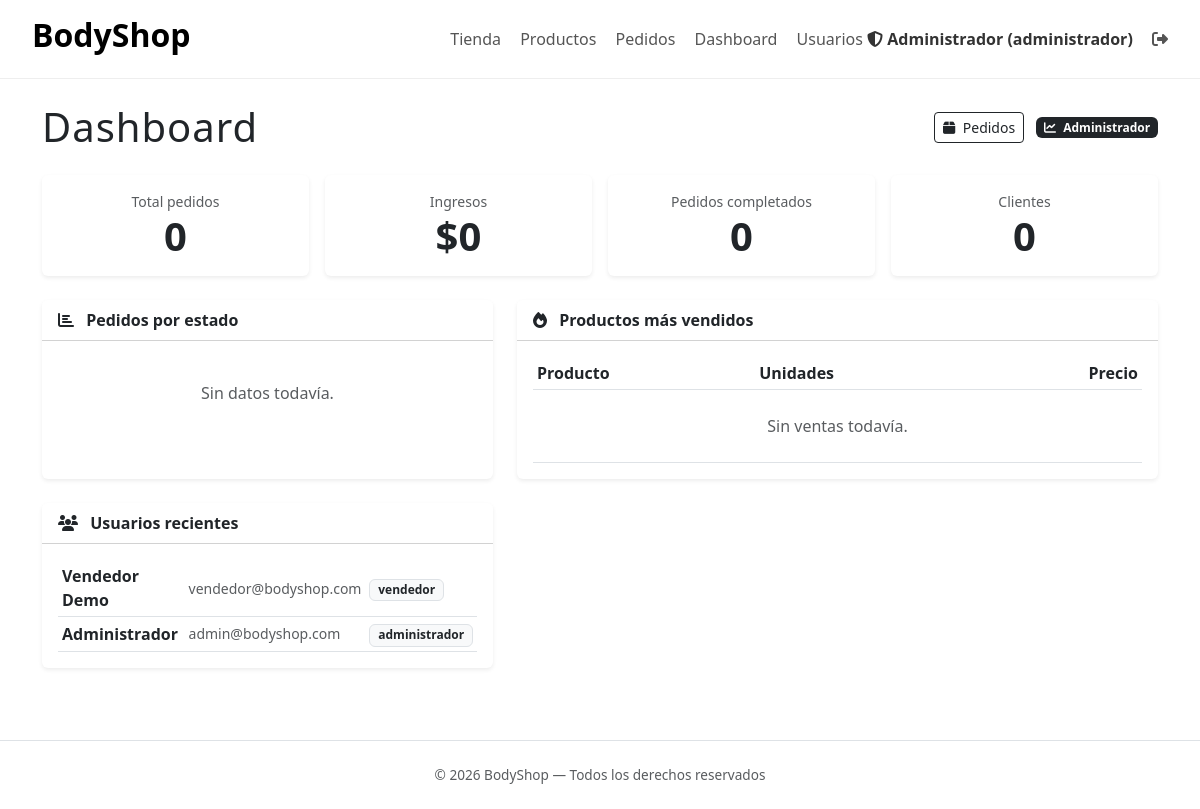
Page /?c=AdminPedido&m=dashboard (signed in) on the committed database.
### tables this page shows
CREATE TABLE `usuarios` (
  `id` int(11) NOT NULL AUTO_INCREMENT,
  `nombre` varchar(120) NOT NULL,
  `email` varchar(160) NOT NULL,
  `password_hash` varchar(255) NOT NULL,
  `rol` enum('usuario','vendedor','administrador') NOT NULL DEFAULT 'usuario',
  `activo` tinyint(1) NOT NULL DEFAULT 1,
  `created_at` timestamp NULL DEFAULT CURRENT_TIMESTAMP,
  `updated_at` timestamp NULL DEFAULT CURRENT_TIMESTAMP ON UPDATE CURRENT_TIMESTAMP,
  PRIMARY KEY (`id`),
  UNIQUE KEY `uq_usuarios_email` (`email`)
);

### controllers/AdminPedidoController.php (called while the page is built, shortened)
<?php
require_once BASE_PATH . '/core/Auth.php';
require_once BASE_PATH . '/core/Security.php';
require_once BASE_PATH . '/repositories/PedidoRepository.php';
require_once BASE_PATH . '/repositories/UsuarioRepository.php';
class AdminPedidoController
{
    private PedidoRepository $repo;
    public function __construct()
    {
        $this->repo = new PedidoRepository();
    }
    public function dashboard()
    {
        $metricas = $this->repo->metricas();
        $masVendidos = $this->repo->masVendidos();
        $usuariosRecientes = (new UsuarioRepository())->all();
        $usuariosRecientes = array_slice($usuariosRecientes, 0, 5);
        require BASE_PATH . '/views/admin/dashboard.php';
    }
}

### core/Router.php (called while the page is built, shortened)
<?php
class Router
{
    public function run()
    {
        $method     = $_GET['m'] ?? 'index';
        $instance = new $controllerClass();
        call_user_func([$instance, $method]);
    }
}

### index.php (called while the page is built, shortened)
<?php
$router = new Router();
$router->run();

### core/Auth.php (called while the page is built, shortened)
<?php
class Auth
{
    public static function rol(): ?string
    {
        return $_SESSION['user_rol'] ?? null;
    }
}

### config/Database.php (called while the page is built)
<?php
class Database
{
    private static ?PDO $db = null;
    public static function getConexion(): PDO
    {
        if (self::$db === null) {
            $host = getenv('DB_HOST') ?: 'db';
            $dbname = getenv('DB_NAME') ?: 'bodyshop';
            $user = getenv('DB_USER') ?: 'root';
            $pass = getenv('DB_PASS') ?: 'root';
            self::$db = new PDO(
                "mysql:host=$host;dbname=$dbname;charset=utf8mb4",
                $user,
                $pass,
                [PDO::ATTR_ERRMODE => PDO::ERRMODE_EXCEPTION]
            );
        }
        return self::$db;
    }
}

### repositories/PedidoRepository.php (called while the page is built, shortened)
<?php
require_once __DIR__ . '/../config/Database.php';
class PedidoRepository
{
    private PDO $db;
    public function __construct()
    {
        $this->db = Database::getConexion();
    }
    public function metricas(): array
    {
        $stmt = $this->db->query(
            "SELECT COUNT(*) AS total_pedidos,
                    COALESCE(SUM(CASE WHEN estado != 'cancelado' THEN total ELSE 0 END), 0) AS ingresos,
                    COUNT(DISTINCT usuario_id) AS clientes,
                    COUNT(DISTINCT CASE WHEN estado != 'cancelado' AND estado != 'pendiente' THEN id END) AS completados
             FROM pedidos"
        );
        $metricas = $stmt->fetch(PDO::FETCH_ASSOC);
        $stmtEstado = $this->db->query(
            "SELECT estado, COUNT(*) AS cantidad FROM pedidos GROUP BY estado"
        );
        $metricas['por_estado'] = $stmtEstado->fetchAll(PDO::FETCH_ASSOC);
        return $metricas;
    }
}

### repositories/UsuarioRepository.php (called while the page is built, shortened)
<?php
require_once __DIR__ . '/../config/Database.php';
class UsuarioRepository
{
    private PDO $db;
    public function __construct()
    {
        $this->db = Database::getConexion();
    }
    public function all(): array
    {
        $stmt = $this->db->query("SELECT id, nombre, email, rol, activo, created_at FROM usuarios ORDER BY id DESC");
        return $stmt->fetchAll(PDO::FETCH_ASSOC);
    }
}

### core/Security.php (called while the page is built, shortened)
<?php
class Security
{
    public static function escape($valor): string
    {
        return htmlspecialchars((string)$valor, ENT_QUOTES, 'UTF-8');
    }
}

### views/admin/dashboard.php (the view, shortened to what this page needs)
<?php require BASE_PATH . '/views/layouts/header.php'; ?>
<div class="container py-4">
    <div class="d-flex justify-content-between align-items-center mb-4">
        <h1 class="fw-light mb-0" style="letter-spacing:1px;">Dashboard</h1>
        <div>
            <a href="/?c=AdminPedido&m=index" class="btn btn-outline-dark btn-sm"><i class="fas fa-box me-1"></i> Pedidos</a>
            <span class="badge bg-dark ms-2"><i class="fas fa-chart-line me-1"></i> <?= Auth::rol() === Auth::ROL_ADMIN ? 'Administrador' : 'Vendedor' ?></span>
        </div>
    </div>
    <div class="row g-3 mb-4">
        <div class="col-6 col-lg-3">
            <div class="card border-0 shadow-sm text-center py-3">
                <div class="text-muted small">Total pedidos</div>
                <div class="display-6 fw-bold"><?= number_format($metricas['total_pedidos']) ?></div>
            </div>
        </div>
        <div class="col-6 col-lg-3">
            <div class="card border-0 shadow-sm text-center py-3">
                <div class="text-muted small">Ingresos</div>
                <div class="display-6 fw-bold">$<?= number_format($metricas['ingresos']) ?></div>
            </div>
        </div>
        <div class="col-6 col-lg-3">
            <div class="card border-0 shadow-sm text-center py-3">
                <div class="text-muted small">Pedidos completados</div>
                <div class="display-6 fw-bold"><?= number_format($metricas['completados']) ?></div>
            </div>
        </div>
        <div class="col-6 col-lg-3">
            <div class="card border-0 shadow-sm text-center py-3">
                <div class="text-muted small">Clientes</div>
                <div class="display-6 fw-bold"><?= number_format($metricas['clientes']) ?></div>
            </div>
        </div>
    </div>
    <div class="row g-4">
        <div class="col-lg-5">
            <div class="card border-0 shadow-sm h-100">
                <div class="card-header bg-white"><strong><i class="fas fa-chart-bar me-2"></i> Pedidos por estado</strong></div>
                <div class="card-body">
                    <?php if (empty($metricas['por_estado'])): ?>
                        <p class="text-muted text-center py-4 mb-0">Sin datos todavía.</p>
                    <?php endif; ?>
                </div>
            </div>
        </div>
        <div class="col-lg-7">
            <div class="card border-0 shadow-sm h-100">
                <div class="card-header bg-white"><strong><i class="fas fa-fire me-2"></i> Productos más vendidos</strong></div>
                <div class="card-body table-responsive">
                    <table class="table table-sm align-middle mb-0">
                        <thead>
                            <tr>
                                <th>Producto</th>
                                <th>Unidades</th>
                                <th class="text-end">Precio</th>
                            </tr>
                        </thead>
                        <tbody>
                            <?php if (empty($masVendidos)): ?>
                                <tr><td colspan="3" class="text-center text-muted py-4">Sin ventas todavía.</td></tr>
                            <?php endif; ?>
                        </tbody>
                    </table>
                </div>
            </div>
        </div>
        <div class="col-lg-5">
            <div class="card border-0 shadow-sm h-100">
                <div class="card-header bg-white"><strong><i class="fas fa-users me-2"></i> Usuarios recientes</strong></div>
                <div class="card-body table-responsive">
                    <table class="table table-sm align-middle mb-0">
                        <tbody>
                            <?php if (empty($usuariosRecientes)): ?>
                                <tr><td class="text-center text-muted py-4">Sin usuarios.</td></tr>
                            <?php else: ?>
                                <?php foreach ($usuariosRecientes as $u): ?>
                                    <tr>
                                        <td class="fw-semibold"><?= Security::escape($u['nombre']) ?></td>
                                        <td class="small text-muted"><?= Security::escape($u['email']) ?></td>
                                        <td><span class="badge bg-light text-dark border"><?= Security::escape($u['rol']) ?></span></td>
                                    </tr>
                                <?php endforeach; ?>
                            <?php endif; ?>
                        </tbody>
                    </table>
                </div>
            </div>
        </div>
    </div>
</div>
<?php require BASE_PATH . '/views/layouts/footer.php'; ?>

### rows in the picture
usuarios: nombre "Vendedor Demo", email "vendedor@bodyshop.com", rol "vendedor"
usuarios: nombre "Administrador", email "admin@bodyshop.com", rol "administrador"

### other values in the picture
Security::escape($nombre) "Administrador"
Security::escape($rol) "administrador"
$metricas['total_pedidos'] "0"
$metricas['ingresos'] "0"
$metricas['completados'] "0"
$metricas['clientes'] "0"
